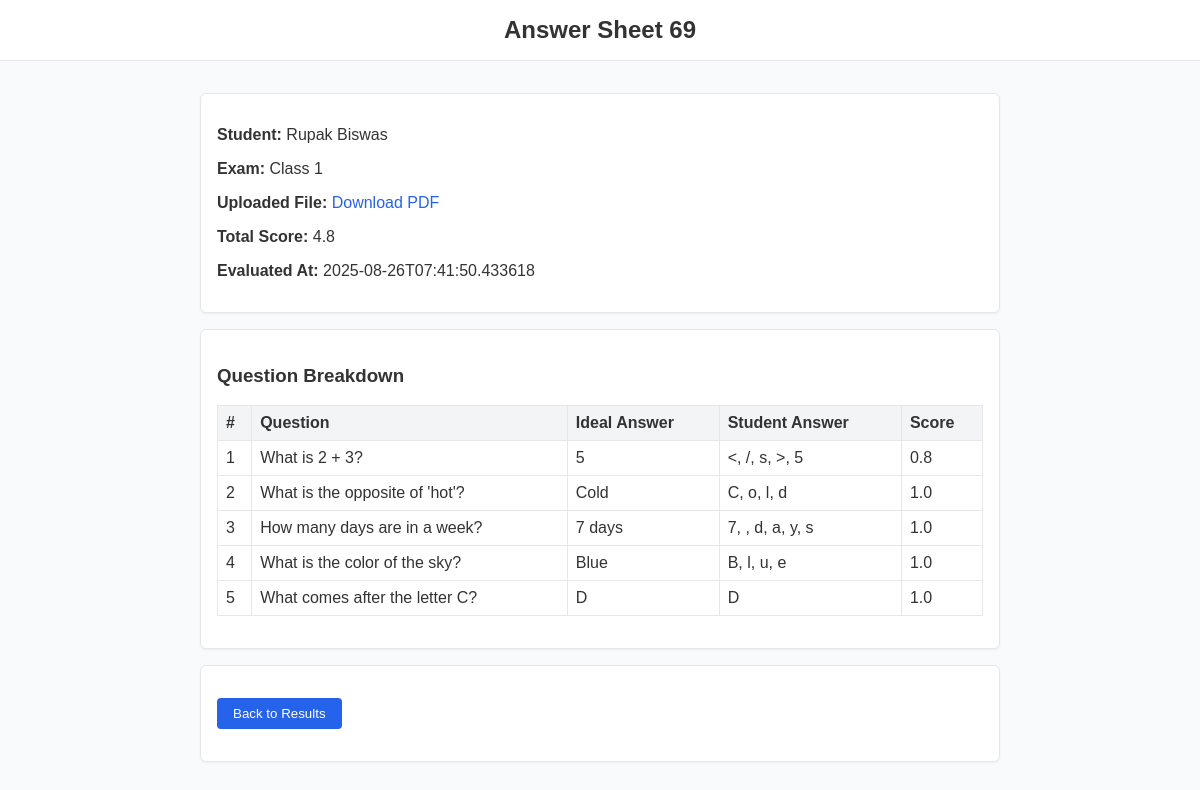
The app's page /answer_sheets/69 with its own data.
### tables this page shows
CREATE TABLE answer_sheets (
            id INTEGER PRIMARY KEY AUTOINCREMENT,
            student_id INTEGER NOT NULL,
            filename TEXT NOT NULL,
            extracted_text TEXT,
            evaluated_at TIMESTAMP,
            total_score REAL,
            FOREIGN KEY(student_id) REFERENCES students(id) ON DELETE CASCADE
        );

CREATE TABLE students (
            id INTEGER PRIMARY KEY AUTOINCREMENT,
            exam_id INTEGER NOT NULL,
            name TEXT NOT NULL,
            FOREIGN KEY(exam_id) REFERENCES exams(id) ON DELETE CASCADE
        );

CREATE TABLE exams (
            id INTEGER PRIMARY KEY AUTOINCREMENT,
            title TEXT NOT NULL,
            subject TEXT NOT NULL,
            instructions TEXT
        );

CREATE TABLE answers (
            id INTEGER PRIMARY KEY AUTOINCREMENT,
            answer_sheet_id INTEGER NOT NULL,
            question_id INTEGER NOT NULL,
            student_answer TEXT,
            score REAL,
            FOREIGN KEY(answer_sheet_id) REFERENCES answer_sheets(id) ON DELETE CASCADE,
            FOREIGN KEY(question_id) REFERENCES questions(id) ON DELETE CASCADE
        );

CREATE TABLE questions (
            id INTEGER PRIMARY KEY AUTOINCREMENT,
            exam_id INTEGER NOT NULL,
            text TEXT NOT NULL,
            ideal_answer TEXT NOT NULL,
            point_value REAL NOT NULL DEFAULT 1.0,
            FOREIGN KEY(exam_id) REFERENCES exams(id) ON DELETE CASCADE
        );

### src/controllers/routers.py (the view)
@router.get("/answer_sheets/{sheet_id}")
async def sheet_detail(request: Request, sheet_id: int):
    conn = get_db_connection()
    cur = conn.cursor()
    cur.execute(
        """
        SELECT answer_sheets.*, students.name AS student_name, exams.title AS exam_title, exams.id AS exam_id
        FROM answer_sheets
        JOIN students ON answer_sheets.student_id = students.id
        JOIN exams ON students.exam_id = exams.id
        WHERE answer_sheets.id = ?
        """,
        (sheet_id,),
    )
    sheet = cur.fetchone()
    if sheet is None:
        conn.close()
        raise HTTPException(status_code=404, detail="Answer sheet not found")
    cur.execute(
        """
        SELECT questions.text AS question_text, questions.ideal_answer, answers.student_answer, answers.score
        FROM answers
        JOIN questions ON answers.question_id = questions.id
        WHERE answers.answer_sheet_id = ?
        ORDER BY questions.id
        """,
        (sheet_id,),
    )
    evaluations = cur.fetchall()
    conn.close()
    return templates.TemplateResponse(
        "sheet_detail.html",
        {
            "request": request,
            "sheet": sheet,
            "evaluations": evaluations,
            "exam_id": sheet["exam_id"],
        },
    )

### templates/sheet_detail.html (shortened to what this page needs)
{% extends "base.html" %}
{% block content %}
<header>Answer Sheet {{ sheet.id }}</header>
<main>
  <div class="card">
    <p><strong>Student:</strong> {{ sheet.student_name }}</p>
    <p><strong>Exam:</strong> {{ sheet.exam_title }}</p>
    <p><strong>Uploaded File:</strong> <a href="/answer_sheets/{{ sheet.id }}/download">Download PDF</a></p>
    <p><strong>Total Score:</strong> {{ sheet.total_score }}</p>
    <p><strong>Evaluated At:</strong> {{ sheet.evaluated_at }}</p>
  </div>
  <div class="card">
    <h3>Question Breakdown</h3>
    {% if evaluations %}
    <table>
      <thead><tr><th>#</th><th>Question</th><th>Ideal Answer</th><th>Student Answer</th><th>Score</th></tr></thead>
      <tbody>
        {% for eval in evaluations %}
        <tr>
          <td>{{ loop.index }}</td>
          <td>{{ eval.question_text }}</td>
          <td>{{ eval.ideal_answer }}</td>
          <td>{{ eval.student_answer }}</td>
          <td>{{ eval.score }}</td>
        </tr>
        {% endfor %}
      </tbody>
    </table>
    {% else %}
    <p>No evaluation details available.</p>
    {% endif %}
  </div>
  <div class="card">
    <p><a href="/exams/{{ exam_id }}/results"><button>Back to Results</button></a></p>
  </div>
</main>
{% endblock %}

### static/style.css (style rules this page uses)
body { font-family: sans-serif; margin: 0; padding: 0; background-color: #f9fafb; color: #333; }
header { background-color: #ffffff; border-bottom: 1px solid #e5e7eb; padding: 1rem; text-align: center; font-size: 1.5rem; font-weight: 600; }
main { max-width: 800px; margin: 2rem auto; padding: 0 1rem; }
table { width: 100%; border-collapse: collapse; margin-bottom: 1rem; }
th, td { padding: 0.5rem; border: 1px solid #e5e7eb; text-align: left; }
th { background-color: #f3f4f6; }
input[type="submit"], button { background-color: #2563eb; color: #ffffff; padding: 0.5rem 1rem; border: none; border-radius: 4px; cursor: pointer; }
a { color: #2563eb; text-decoration: none; }
.card { background-color: #ffffff; border: 1px solid #e5e7eb; border-radius: 6px; padding: 1rem; margin-bottom: 1rem; box-shadow: 0 1px 2px rgba(0, 0, 0, 0.05); }

### records on screen
answer_sheets: id "69", total_score "4.8", evaluated_at "2025-08-26T07:41:50.433618"
students: student_name "Rupak Biswas"
exams: exam_title "Class 1"
answers: question_text "What is 2 + 3?", ideal_answer "5", student_answer "<, /, s, >, 5", score "0.8"
answers: question_text "What is the opposite of 'hot'?", ideal_answer "Cold", student_answer "C, o, l, d", score "1.0"
answers: question_text "How many days are in a week?", ideal_answer "7 days", student_answer "7, , d, a, y, s", score "1.0"
answers: question_text "What is the color of the sky?", ideal_answer "Blue", student_answer "B, l, u, e", score "1.0"
answers: question_text "What comes after the letter C?", ideal_answer "D", student_answer "D", score "1.0"
